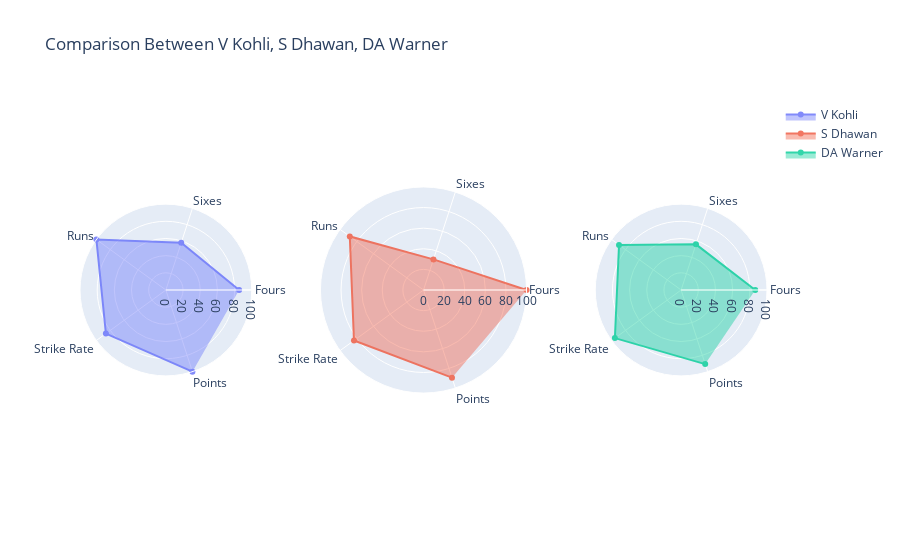

The cell this chart's notebook holds for it:
### Code cell
compare('V Kohli','S Dhawan','DA Warner')

### Figure 1 — Plotly figure (JSON) as saved in the notebook; plotly's stock layout.template omitted (floating-point values rounded to 4 significant figures)
{"data": [{"fill": "toself", "name": "V Kohli", "opacity": 0.8, "r": [85.28, 57.88, 100, 86.33, 100], "subplot": "polar", "theta": ["Fours", "Sixes", "Runs", "Strike Rate", "Points"], "type": "scatterpolar"}, {"fill": "toself", "name": "S Dhawan", "opacity": 0.8, "r": [100, 31.23, 88.41, 83.4, 89.42], "subplot": "polar2", "theta": ["Fours", "Sixes", "Runs", "Strike Rate", "Points"], "type": "scatterpolar"}, {"fill": "toself", "name": "DA Warner", "opacity": 0.8, "r": [86.29, 55.87, 89.38, 95.33, 90.73], "subplot": "polar3", "theta": ["Fours", "Sixes", "Runs", "Strike Rate", "Points"], "type": "scatterpolar"}], "layout": {"polar": {"domain": {"x": [0, 0.25], "y": [0, 1]}, "radialaxis": {"range": [0, 100], "visible": true}}, "polar2": {"domain": {"x": [0.35, 0.65], "y": [0, 1]}, "radialaxis": {"range": [0, 100], "visible": true}}, "polar3": {"domain": {"x": [0.75, 1], "y": [0, 1]}, "radialaxis": {"range": [0, 100], "visible": true}}, "title": {"text": "Comparison Between V Kohli, S Dhawan, DA Warner"}}}
